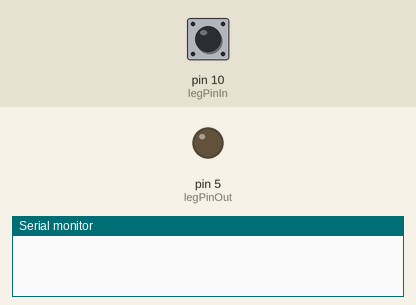
The sketch below on a simulated Arduino Uno, built with avr-gcc and run on an emulated ATmega328P. On the bench: output pins drawn as LEDs (lit = HIGH), the last lines printed to the serial monitor. Dashed ring = blinking. Inputs (shaded band) come from the test bench; at power-on: pin 10 (legPinIn) HIGH.

Above: at 1.2 s.
1.3 s: pin 10 (legPinIn) pulsed LOW 5 times (0.12 s each, 0.3 s apart)
At 1.65 s:
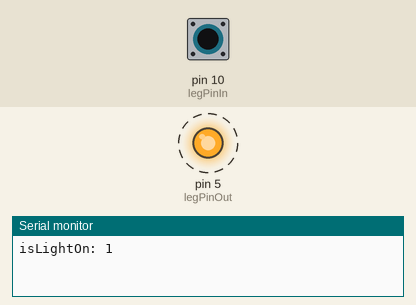
At 4.0 s:
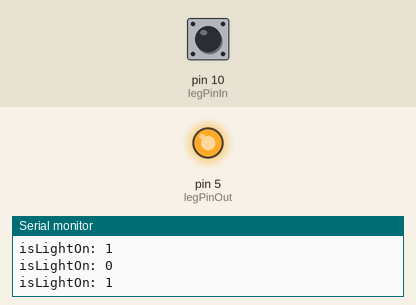
Timing chart, 0 to 5.5 s (numbered marks = the images above; inputs shaded):
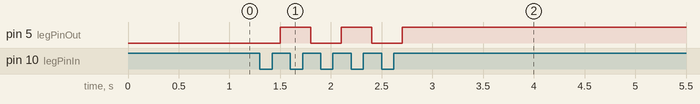

The sketch:

button_led.ino
```cpp
#define legPinIn 10
#define legPinOut 5

bool isLightOn = false;
int preMode = HIGH;
int currMode = HIGH;

void setup() {
  Serial.begin(9600);
  pinMode(legPinIn, INPUT);
  pinMode(legPinOut, OUTPUT);
}

void loop() {
  isLightOn = getLightState();

  if (isLightOn) {
    digitalWrite(legPinOut, HIGH);
  } else {
    digitalWrite(legPinOut, LOW);
  }

  delay(100);
}

bool getLightState() {
  if (digitalRead(legPinIn) != currMode) {
    preMode = currMode;
    currMode = digitalRead(legPinIn);
    if (preMode == LOW && currMode == HIGH) {
      isLightOn = !isLightOn;
      Serial.print("isLightOn: ");
      Serial.println(isLightOn);
    }
  }

  return isLightOn;
}
```

Measured:
- after the input at 1.3 s, pin 5 (legPinOut): alternates HIGH for 0.30 s and LOW for 0.30 s, 5 changes in all, then stays HIGH, starting after 0.20 s
